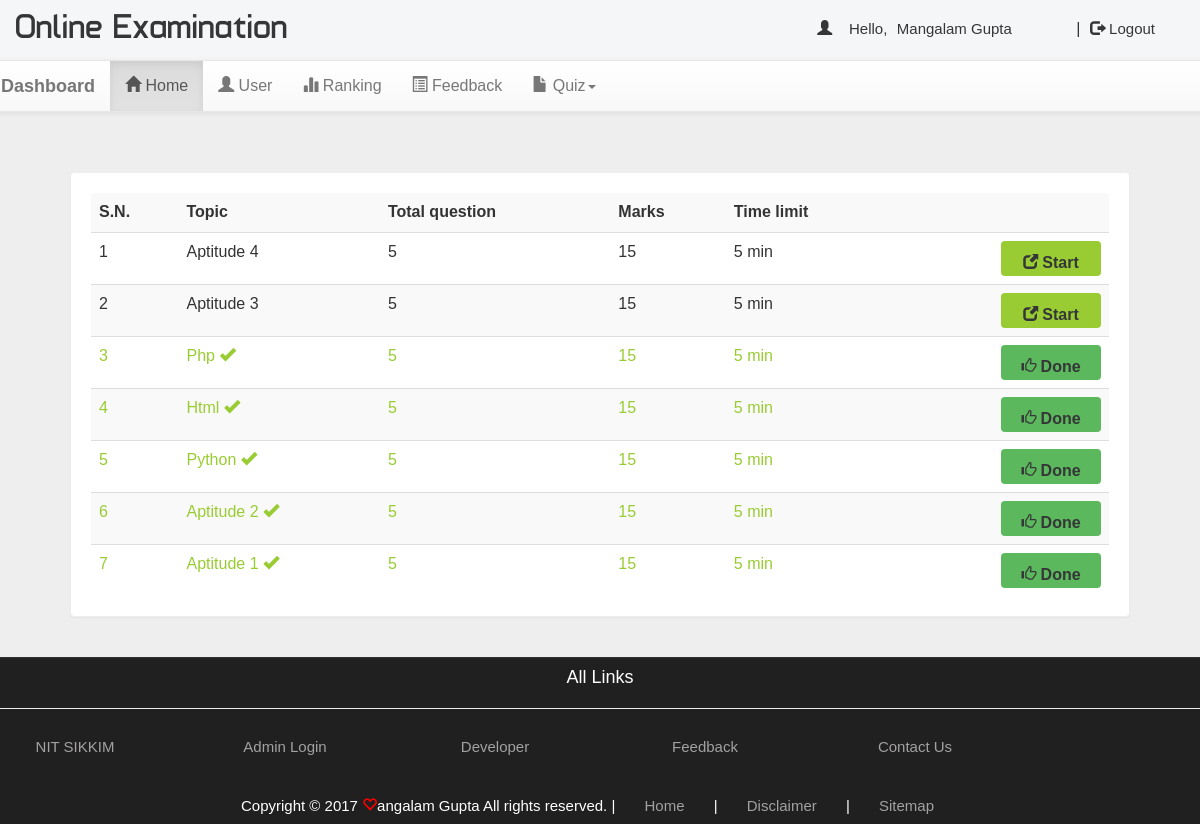
/dash.php (signed in), run on the app's committed database.
### tables this page shows
CREATE TABLE `quiz` (
  `eid` text NOT NULL,
  `title` varchar(100) NOT NULL,
  `sahi` int(11) NOT NULL,
  `wrong` int(11) NOT NULL,
  `total` int(11) NOT NULL,
  `time` bigint(20) NOT NULL,
  `intro` text NOT NULL,
  `tag` varchar(100) NOT NULL,
  `date` timestamp NOT NULL DEFAULT CURRENT_TIMESTAMP ON UPDATE CURRENT_TIMESTAMP
);

### dash.php (the view, shortened to what this page needs)
<!DOCTYPE html>
<html xmlns="http://www.w3.org/1999/xhtml">
<head>
	<link  rel="stylesheet" href="css/bootstrap.min.css"/>
	<link  rel="stylesheet" href="css/bootstrap-theme.min.css"/>
	<link rel="stylesheet" href="css/main2.css">
	<link  rel="stylesheet" href="css/font.css">
</head>
<body style="background:#eee">
	<div class="header">
		<div class="row">
			<div class="col-lg-6">
				<span class="logo">Online Examination</span>
			</div>
			<?php
			include_once 'dbConnection_online_examination.php';
			$email = $_SESSION['email'];
			if(!(isset($_SESSION['email']))){
				header("location:index_online_examination.php");
			}
			else{
				$name = $_SESSION['name'];
				echo '<span class="pull-right top title1" ><span class="log1"><span class="glyphicon glyphicon-user" aria-hidden="true"></span>&nbsp;&nbsp;&nbsp;&nbsp;Hello,</span> <a href="account.php" class="log log1">'.$name.'</a>&nbsp;|&nbsp;<a href="logout.php?q=account.php" class="log"><span class="glyphicon glyphicon-log-out" aria-hidden="true"></span>&nbsp;Logout</button></a></span>';
			}
			?>
		</div>
	</div>
	<div class="bg">
		<div class="row">
	<nav class="navbar navbar-default title1">
		<div class="container-fluid">
			<div class="navbar-header">
				<a href="dash.php?q=0" class="navbar-brand"><b>Dashboard</b></a>
			</div>
				<div class="collapse navbar-collapse" id="bs-example-navbar-collapse-1">
					<ul class="nav navbar-nav">
						<li <?php if(@$_GET['q']==0) echo 'class="active"';?>><a href="dash.php?q=0"><span class="glyphicon glyphicon-home"></span>&nbsp;Home<span class="sr-only">(current)</span></a></li>
						<li <?php if(@$_GET['q']==1) echo 'class="active"';?>><a href="dash.php?q=1"><span class="glyphicon glyphicon-user"></span>&nbsp;User</a></li>
						<li <?php if(@$_GET['q']==2) echo 'class="active"';?>><a href="dash.php?q=2"><span class="glyphicon glyphicon-stats"></span>&nbsp;Ranking</a></li>
						<li <?php if(@$_GET['q']==3) echo 'class="active"';?>><a href="dash.php?q=3"><span class="glyphicon glyphicon-list-alt"></span>&nbsp;Feedback</a></li>
						<li class="dropdown <?php if(@$_GET['q']==4 || @$_GET['q']==5) echo '"active"';?>">
						<a href="#" class="dropdown-toggle" data-toggle="dropdown" role="button" area-haspopup="true" area-expanded="false"><span class="glyphicon glyphicon-file"></span>&nbsp;Quiz<span class="caret"></span></a>
						</li>
					</ul>
				</div>
		</div>
	</nav>
	<div class="container">
<div class="row">
<div class="col-md-12">
<?php if(@$_GET['q']==0) {
$result = mysqli_query($con,"SELECT * FROM quiz ORDER BY date DESC") or die('Error');
echo  '<div class="panel"><table class="table table-striped title1">
<tr><td><b>S.N.</b></td><td><b>Topic</b></td><td><b>Total question</b></td><td><b>Marks</b></td><td><b>Time limit</b></td><td></td></tr>';
$c=1;
while($row = mysqli_fetch_array($result)) {
	$title = $row['title'];
	$total = $row['total'];
	$sahi = $row['sahi'];
    $time = $row['time'];
	$eid = $row['eid'];
$q12=mysqli_query($con,"SELECT score FROM history WHERE eid='$eid' AND email='$email'" )or die('Error98');
$rowcount=mysqli_num_rows($q12);
if($rowcount == 0){
	echo '<tr><td>'.$c++.'</td><td>'.$title.'</td><td>'.$total.'</td><td>'.$sahi*$total.'</td><td>'.$time.'&nbsp;min</td>
	<td><b><a href="account.php?q=quiz&step=2&eid='.$eid.'&n=1&t='.$total.'" class="pull-right btn sub1" style="margin:0px ;background:#99cc32"><span class="glyphicon glyphicon-new-window" aria-hidden="true"></span>&nbsp;<span class="title1"><b>Start</b></span></a></b></td></tr>';
}
else
{
echo '<tr style="color:#99cc32"><td>'.$c++.'</td><td>'.$title.'&nbsp;<span title="This quiz is already solve by you" class="glyphicon glyphicon-ok" aria-hidden="true"></span></td><td>'.$total.'</td><td>'.$sahi*$total.'</td><td>'.$time.'&nbsp;min</td>
	<td><b><span class="pull-right btn sub1" style="margin:0px;background:#5cb85c"><span class="glyphicon glyphicon-thumbs-up" aria-hidden="true"></span>&nbsp;<span class="title1" title="This quiz is already solve by you"><b>Done</b></span></span></b></td></tr>';
}
}
echo '</table></div>';
}
?>
</div>
</div>
</div>
			<div class="row footer">
	<h4 class="footer-header">All Links</h4>
		<hr />
		<div class="col-md-2 box">
		<a href="http://www.nitsikkim.ac.in" target="_blank">NIT SIKKIM</a>
		</div>
		<div class="col-md-2 box">
		<a href="#" data-toggle="modal" data-target="#login" class="disabled" >Admin Login</a>
		</div>
		<div class="col-md-2 box">
		<a href="#" data-toggle="modal" data-target="#developers">Developer</a>
		</div>
		<div class="col-md-2 box">
		<a href="feedback_online_examination.php" target="_blank" class="disabled">Feedback</a>
		</div>
		<div class="col-md-2 box">
		<a href="contactus.php" target="_blank">Contact Us</a>
		</div>
		<div id="google_translate_element" class="col-md-2 "></div>
		<br/>
		<br/>
		<br/>
		<br/>
		<p class="copy">Copyright &copy; 2017  <span class="glyphicon glyphicon-heart-empty" style="color:red"></span>angalam Gupta All rights reserved.  | <a href="#">Home</a> | <a href="#">Disclaimer</a> | <a href="#">Sitemap</a> </p>
	</div>
</body>
</html>

### css/main2.css (style rules this page uses)
.header { background:#f4f6f7; height: 60px; }
body { overflow-x:hidden; width:100%; font: 15px "Century Gothic", "Times Roman", sans-serif; background:#eee; min-height:550px; background-attachment:fixed; }
.bg { min-height:540px; }
.panel { border-color:#eee; margin:40px; padding:20px; font: 15px "Century Gothic", "Times Roman", sans-serif; }
.logo { font-family:'typo'; font-size:35px; color:#343638; margin:15px; }
.title1 { font: 16px "Century Gothic", "Times Roman", sans-serif; }
.sub1 { width:90px; color:#343638; font-size:15px; height:35px; margin:7px; padding:10px; width:100px; }
.footer { font-size:15px; text-align:center; border-top:1px solid; border-color:#323232; background-color:#202020; }
.footer a { margin:25px; color:#a3a1a1; text-decoration:none; font: 15px "Century Gothic", "Times Roman", sans-serif; }
.box { padding:9px; }
hr { color:#a3a1a1; }
.top { margin-top:20px; }
.log1 { font: 15px 'Ubuntu', sans-serif; color:#343638; margin-left:10px; }
.log { margin:10px; margin-right:60px; margin-left:5px; color:#343638; text-decoration:none; font-size:20px; font-size:15px; }
.footer-header { color:white; }
.copy { color: white; }
.disabled { pointer-events:none; cursor:default; }

### dash.php (style rules this page uses)
.disabled { pointer-events : none; cursor : default; }

### data on the page
quiz: title "Aptitude 4", total "5", $sahi*$total "15", time "5"
quiz: title "Aptitude 3", total "5", $sahi*$total "15", time "5"
quiz: title "Php", total "5", $sahi*$total "15", time "5"
quiz: title "Html", total "5", $sahi*$total "15", time "5"
quiz: title "Python", total "5", $sahi*$total "15", time "5"
quiz: title "Aptitude 2", total "5", $sahi*$total "15", time "5"
quiz: title "Aptitude 1", total "5", $sahi*$total "15", time "5"

### other printed values
$name "Mangalam Gupta"
